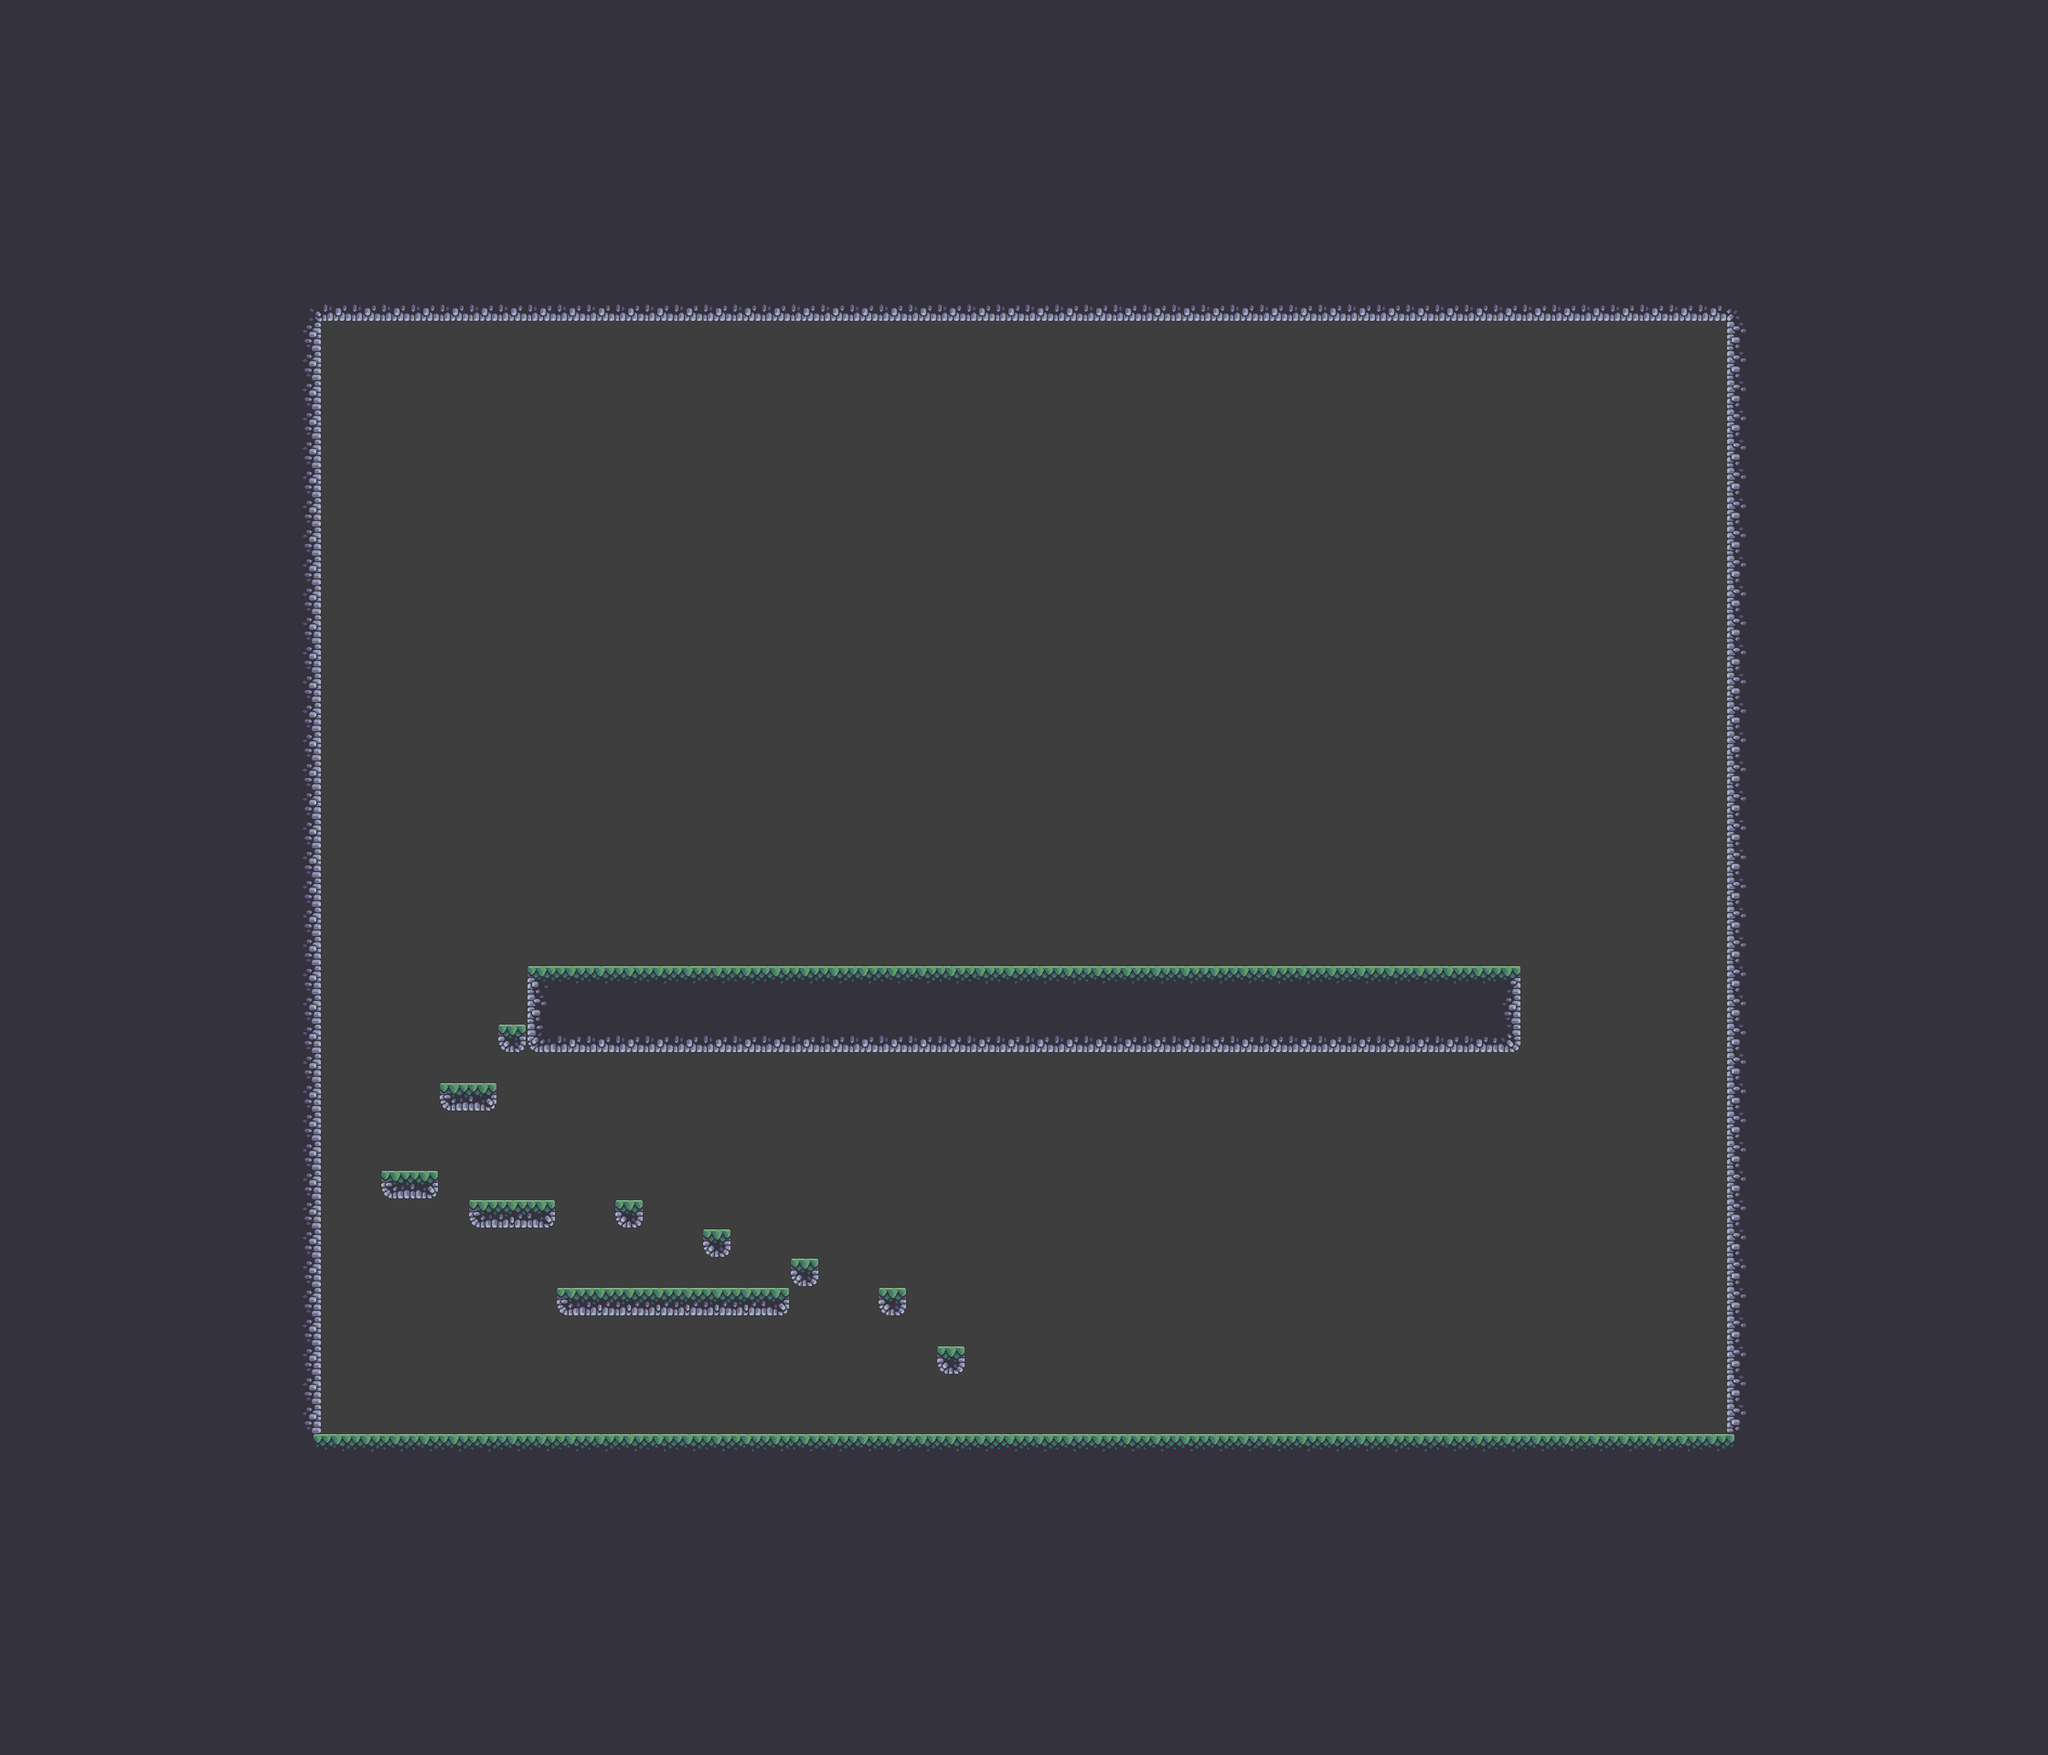

A level layout from a 2D game, rendered from its tile map. Below: a short description, then the map file with tile-grid data replaced by summaries:
An orthogonal 70x60 tile map with 64x64 px tiles, 2 tile layers (Main, Decoration) and 82 objects (73x Coin, 8x Diamond, Player).

<map version="1.10" tiledversion="1.11.0" orientation="orthogonal" renderorder="right-down" width="70" height="60" tilewidth="64" tileheight="64" infinite="0" backgroundcolor="#3e3e3e" nextlayerid="5" nextobjectid="83">
 <tileset firstgid="1" source="Terrain (64x64).tsx" />
 <layer id="1" name="Main" width="70" height="60">
  <data>[4200 cells, 2499 non-empty, 17 distinct tile ids]</data>
 </layer>
 <objectgroup id="2" name="Entities">
  <object id="1" name="Player" x="832" y="3072">
   <point />
  </object>
  <object id="2" name="Coin" x="1408" y="3008" width="64" height="64" />
  <object id="3" name="Coin" x="1408" y="3072" width="64" height="64" />
  <object id="4" name="Coin" x="1472" y="3008" width="64" height="64" />
  <object id="5" name="Coin" x="1472" y="3072" width="64" height="64" />
  <object id="6" name="Coin" x="1536" y="3008" width="64" height="64" />
  <object id="7" name="Coin" x="1536" y="3072" width="64" height="64" />
  <object id="8" name="Coin" x="1600" y="3008" width="64" height="64" />
  <object id="9" name="Coin" x="1600" y="3072" width="64" height="64" />
  <object id="10" name="Coin" x="1664" y="3008" width="64" height="64" />
  <object id="11" name="Coin" x="1664" y="3072" width="64" height="64" />
  <object id="12" name="Coin" x="1728" y="3008" width="64" height="64" />
  <object id="13" name="Coin" x="1728" y="3072" width="64" height="64" />
  <object id="14" name="Coin" x="1792" y="3008" width="64" height="64" />
  <object id="15" name="Coin" x="1792" y="3072" width="64" height="64" />
  <object id="16" name="Coin" x="1280" y="1792" width="64" height="64" />
  <object id="17" name="Coin" x="1280" y="1856" width="64" height="64" />
  <object id="18" name="Coin" x="1344" y="1920" width="64" height="64" />
  <object id="19" name="Coin" x="1408" y="1856" width="64" height="64" />
  <object id="20" name="Coin" x="1408" y="1792" width="64" height="64" />
  <object id="21" name="Coin" x="1536" y="1792" width="64" height="64" />
  <object id="22" name="Coin" x="1600" y="1792" width="64" height="64" />
  <object id="23" name="Coin" x="1664" y="1792" width="64" height="64" />
  <object id="24" name="Coin" x="1664" y="1856" width="64" height="64" />
  <object id="25" name="Coin" x="1664" y="1920" width="64" height="64" />
  <object id="26" name="Coin" x="1664" y="1984" width="64" height="64" />
  <object id="27" name="Coin" x="1600" y="1984" width="64" height="64" />
  <object id="28" name="Coin" x="1344" y="1984" width="64" height="64" />
  <object id="29" name="Coin" x="1536" y="1984" width="64" height="64" />
  <object id="30" name="Coin" x="1536" y="1920" width="64" height="64" />
  <object id="31" name="Coin" x="1536" y="1856" width="64" height="64" />
  <object id="32" name="Coin" x="1792" y="1792" width="64" height="64" />
  <object id="33" name="Coin" x="1792" y="1856" width="64" height="64" />
  <object id="34" name="Coin" x="1792" y="1920" width="64" height="64" />
  <object id="35" name="Coin" x="1792" y="1984" width="64" height="64" />
  <object id="36" name="Coin" x="1856" y="1984" width="64" height="64" />
  <object id="37" name="Coin" x="1920" y="1984" width="64" height="64" />
  <object id="38" name="Coin" x="1920" y="1920" width="64" height="64" />
  <object id="39" name="Coin" x="1920" y="1856" width="64" height="64" />
  <object id="40" name="Coin" x="1920" y="1792" width="64" height="64" />
  <object id="41" name="Coin" x="2112" y="1792" width="64" height="64" />
  <object id="42" name="Coin" x="2112" y="1856" width="64" height="64" />
  <object id="43" name="Coin" x="2112" y="1920" width="64" height="64" />
  <object id="44" name="Coin" x="2112" y="1984" width="64" height="64" />
  <object id="45" name="Coin" x="2176" y="1920" width="64" height="64" />
  <object id="46" name="Coin" x="2304" y="1920" width="64" height="64" />
  <object id="47" name="Coin" x="2368" y="1920" width="64" height="64" />
  <object id="48" name="Coin" x="2368" y="1984" width="64" height="64" />
  <object id="49" name="Coin" x="2368" y="1856" width="64" height="64" />
  <object id="50" name="Coin" x="2368" y="1792" width="64" height="64" />
  <object id="51" name="Coin" x="2240" y="1856" width="64" height="64" />
  <object id="52" name="Coin" x="2496" y="1792" width="64" height="64" />
  <object id="53" name="Coin" x="2560" y="1792" width="64" height="64" />
  <object id="54" name="Coin" x="2624" y="1792" width="64" height="64" />
  <object id="55" name="Coin" x="2560" y="1856" width="64" height="64" />
  <object id="56" name="Coin" x="2560" y="1920" width="64" height="64" />
  <object id="57" name="Coin" x="2496" y="1984" width="64" height="64" />
  <object id="58" name="Coin" x="2560" y="1984" width="64" height="64" />
  <object id="59" name="Coin" x="2624" y="1984" width="64" height="64" />
  <object id="60" name="Coin" x="2752" y="1792" width="64" height="64" />
  <object id="61" name="Coin" x="2752" y="1856" width="64" height="64" />
  <object id="62" name="Coin" x="2752" y="1920" width="64" height="64" />
  <object id="63" name="Coin" x="2752" y="1984" width="64" height="64" />
  <object id="64" name="Coin" x="2816" y="1792" width="64" height="64" />
  <object id="65" name="Coin" x="2880" y="1856" width="64" height="64" />
  <object id="66" name="Coin" x="2880" y="1920" width="64" height="64" />
  <object id="67" name="Coin" x="2944" y="1984" width="64" height="64" />
  <object id="68" name="Coin" x="3008" y="1792" width="64" height="64" />
  <object id="69" name="Coin" x="3008" y="1856" width="64" height="64" />
  <object id="70" name="Coin" x="3008" y="1920" width="64" height="64" />
  <object id="71" name="Coin" x="3008" y="1984" width="64" height="64" />
  <object id="72" name="Coin" x="3136" y="1984" width="64" height="64" />
  <object id="73" name="Coin" x="3136" y="1856" width="64" height="64" />
  <object id="74" name="Coin" x="3136" y="1792" width="64" height="64" />
  <object id="75" name="Diamond" x="1344" y="2048" width="64" height="64" />
  <object id="76" name="Diamond" x="1600" y="2048" width="64" height="64" />
  <object id="77" name="Diamond" x="1856" y="2048" width="64" height="64" />
  <object id="78" name="Diamond" x="2240" y="2048" width="64" height="64" />
  <object id="79" name="Diamond" x="2560" y="2048" width="64" height="64" />
  <object id="80" name="Diamond" x="2752" y="2048" width="64" height="64" />
  <object id="81" name="Diamond" x="3008" y="2048" width="64" height="64" />
  <object id="82" name="Diamond" x="3136" y="2048" width="64" height="64" />
 </objectgroup>
 <layer id="4" name="Decoration" width="70" height="60">
  <data>[4200 cells, 0 non-empty, 0 distinct tile ids]</data>
 </layer>
</map>